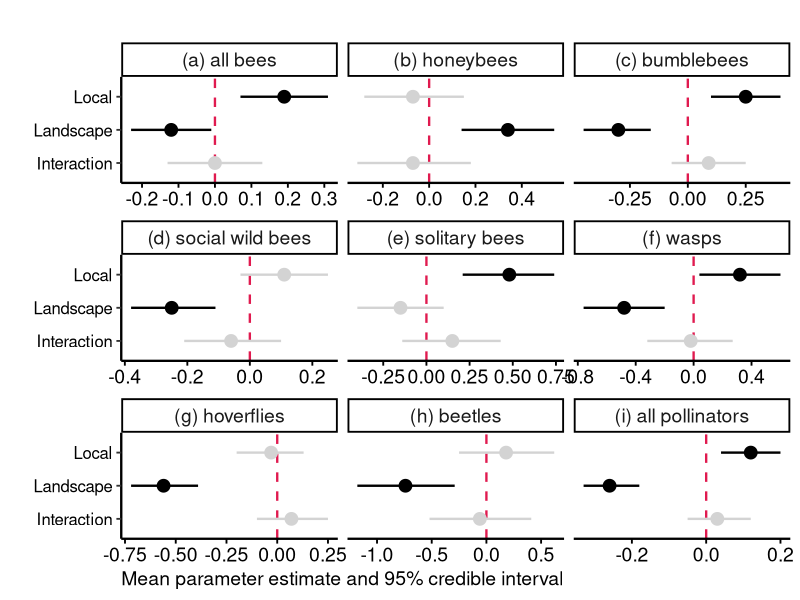
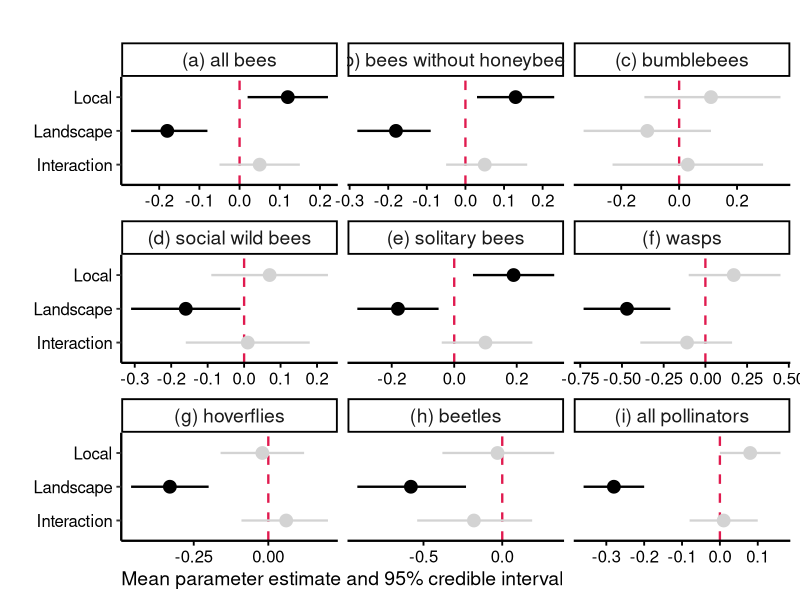

Source code (R) for these figures, in order:
#####################################################################
###
### 1e. Pollinator experiment: abundance, plotting coefs
### Code by: David Frey and Merin Reji Chacko
### Last edited: 18.07.2025
### 
#####################################################################
#####################################################################
#####################################################################
###
### Prep

rm(list=ls())

library(tidyverse)
library(ggplot2)

dd <- read.table("results/beta_coefficients_all_plants_for_paper.txt",
                 sep = ";", header = T)
dd$Model
dd$Model_name <- c("All bees", "Bees without honeybees", "Honeybees", "Bumblebees", "Social wild bees", "Solitary bees","Wasps", "Hoverflies", "Beetles", "All pollinators",
                   "All bees", "Bees without honeybees", "Bumblebees", "Social wild bees", "Solitary bees","Wasps", "Hoverflies", "Beetles", "All pollinators")
dd$N <- 23

dd$Type <- ""
dd$Type[1:10] <- "Abundance"
dd$Type[11:19] <- "Richness"
names(dd) <- c("Model",
               "Mean_Intercept",
               "2.5_CI_Intercept",
               "97.5_CI_Intercept",
               "Mean_Local",
               "2.5_CI_Local",
               "97.5_CI_Local",
               "Mean_Landscape",
               "2.5_CI_Landscape",
               "97.5_CI_Landscape",
               "Mean_Interaction",
               "2.5_CI_Interaction",
               "97.5_CI_Interaction",
               "Model_name",
               "N",
               "Type")


# Filter abundance only, pivot longer
dd_abund <- dd %>%
  filter(Type == "Abundance") %>%
  select(Model_name, starts_with("Mean_"), starts_with("2.5_CI_"), starts_with("97.5_CI_")) %>%
  pivot_longer(
    cols = -Model_name,
    names_to = c(".value", "Predictor"),
    names_pattern = "(Mean|2.5_CI|97.5_CI)_(.*)"
  ) %>%
  mutate(
    Predictor = factor(Predictor, levels = c("Local", "Landscape", "Interaction")),
    Sig = ifelse(`2.5_CI` > 0 | `97.5_CI` < 0, "Credible", "Uncertain")
  )

dd_abund <- subset(dd_abund, !is.na(dd_abund$Predictor))
dd_abund$Predictor = factor(dd_abund$Predictor, levels = c("Interaction", "Landscape", "Local"))

custom_labels <- c(
  "(a) all bees",
  "bees without honeybees",
  "(b) honeybees",
  "(c) bumblebees",
  "(d) social wild bees",
  "(e) solitary bees",
  "(f) wasps",
  "(g) hoverflies",
  "(h) beetles",
  "(i) all pollinators"
)

# Recode Model_name for abundance models only
dd_abund <- dd_abund %>%
  mutate(Model_name = factor(Model_name,
                             levels = c("All bees",
                                        "Bees without honeybees",
                                        "Honeybees",
                                        "Bumblebees",
                                        "Social wild bees",
                                        "Solitary bees",
                                        "Wasps",
                                        "Hoverflies",
                                        "Beetles",
                                        "All pollinators"),
                             labels = custom_labels))

dd_abund <- subset(dd_abund, Model_name != "bees without honeybees")

ggplot(dd_abund, aes(x = Mean, y = Predictor)) +
  geom_vline(xintercept = 0, linetype = "dashed", color = "#E01A4F", linewidth = 0.8) +
  geom_point(aes(color = Sig), size = 4) +
  geom_errorbarh(aes(xmin = `2.5_CI`, xmax = `97.5_CI`, color = Sig), height = 0, linewidth=0.8) +
  scale_color_manual(values = c("Credible" = "black", "Uncertain" = "lightgrey")) +
  facet_wrap(~Model_name, ncol = 3, scales = "free_x") +
  labs(
    x = "Mean parameter estimate and 95% credible interval",
    y = "",
    title = "",
    color = ""
  ) +
  theme_classic(base_size = 14) +
  theme(
    legend.position = "none",  # Keep legend for shape
    strip.text = element_text(size = 14),
    axis.text.y = element_text(size = 12, color = "black"),
    axis.text.x = element_text(size = 14, color = "black"),
    axis.title.x = element_text(hjust = 0, color = "black"),
    axis.line = element_line(linewidth = 0.8),
    axis.ticks.x = element_line(color = "black"),
    #axis.ticks.y= element_blank()
  )

#for now: saved 10 x 10 inches

### richness

dd_rich <- dd %>%
  filter(Type == "Richness") %>%
  select(Model_name, starts_with("Mean_"), starts_with("2.5_CI_"), starts_with("97.5_CI_")) %>%
  pivot_longer(
    cols = -Model_name,
    names_to = c(".value", "Predictor"),
    names_pattern = "(Mean|2.5_CI|97.5_CI)_(.*)"
  ) %>%
  mutate(
    Predictor = factor(Predictor, levels = c("Interaction", "Landscape","Local")),
    Sig = ifelse(`2.5_CI` > 0 | `97.5_CI` < 0, "Credible", "Uncertain")
  ) %>%
  filter(!is.na(Predictor))

custom_labels_richness <- c(
  "(a) all bees",
  "(b) bees without honeybees",
  "(c) bumblebees",
  "(d) social wild bees",
  "(e) solitary bees",
  "(f) wasps",
  "(g) hoverflies",
  "(h) beetles",
  "(i) all pollinators"
)

dd_rich <- dd_rich %>%
  mutate(Model_name = factor(Model_name,
                             levels = c("All bees",
                                        "Bees without honeybees",
                                        "Bumblebees",
                                        "Social wild bees",
                                        "Solitary bees",
                                        "Wasps",
                                        "Hoverflies",
                                        "Beetles",
                                        "All pollinators"),
                             labels = custom_labels_richness))

ggplot(dd_rich, aes(x = Mean, y = Predictor)) +
  geom_vline(xintercept = 0, linetype = "dashed", color = "#E01A4F", linewidth = 0.8) +
  geom_point(aes(color = Sig), size = 4) +
  geom_errorbarh(aes(xmin = `2.5_CI`, xmax = `97.5_CI`, color = Sig), height = 0, linewidth = 0.8) +
  scale_color_manual(values = c("Credible" = "black", "Uncertain" = "lightgrey")) +
  facet_wrap(~Model_name, ncol = 3, scales = "free_x") +
  labs(
    x = "Mean parameter estimate and 95% credible interval",
    y = "",
    title = "",
    color = ""
  ) +
  theme_classic(base_size = 14) +
  theme(
    legend.position = "none",
    strip.text = element_text(size = 14),
    axis.text.y = element_text(size = 12, color = "black"),
    axis.text.x = element_text(size = 12, color = "black"),
    axis.title.x = element_text(hjust = 0, color = "black"),
    axis.line = element_line(linewidth = 0.8),
    axis.ticks.x = element_line(color = "black")
  )
# save 10 x 10 for now, the rest of the information was added in inkscape